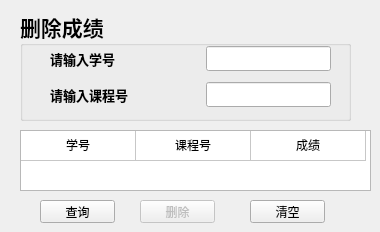
      <widget class="QWidget" name="tab_12">
       <attribute name="title">
        <string>删除</string>
       </attribute>
       <widget class="QGroupBox" name="groupBox_8">
        <property name="geometry">
         <rect>
          <x>20</x>
          <y>10</y>
          <width>331</width>
          <height>111</height>
         </rect>
        </property>
        <property name="font">
         <font>
          <family>华文隶书</family>
          <pointsize>16</pointsize>
          <weight>75</weight>
          <bold>true</bold>
         </font>
        </property>
        <property name="title">
         <string>删除成绩</string>
        </property>
        <widget class="QWidget" name="layoutWidget6">
         <property name="geometry">
          <rect>
           <x>30</x>
           <y>31</y>
           <width>281</width>
           <height>71</height>
          </rect>
         </property>
         <layout class="QVBoxLayout" name="verticalLayout_8">
          <item>
           <layout class="QHBoxLayout" name="horizontalLayout_21">
            <item>
             <widget class="QLabel" name="delGradeSnoLabel">
              <property name="font">
               <font>
                <family>仿宋</family>
                <pointsize>10</pointsize>
               </font>
              </property>
              <property name="text">
               <string>请输入学号</string>
              </property>
             </widget>
            </item>
            <item>
             <spacer name="horizontalSpacer_20">
              <property name="orientation">
               <enum>Qt::Horizontal</enum>
              </property>
              <property name="sizeHint" stdset="0">
               <size>
                <width>50</width>
                <height>20</height>
               </size>
              </property>
             </spacer>
            </item>
            <item>
             <widget class="QLineEdit" name="delGradeSnoInput">
              <property name="font">
               <font>
                <family>宋体</family>
                <pointsize>9</pointsize>
               </font>
              </property>
             </widget>
            </item>
           </layout>
          </item>
          <item>
           <layout class="QHBoxLayout" name="horizontalLayout_22">
            <item>
             <widget class="QLabel" name="delGradeCnoLabel">
              <property name="font">
               <font>
                <family>仿宋</family>
                <pointsize>10</pointsize>
               </font>
              </property>
              <property name="text">
               <string>请输入课程号</string>
              </property>
             </widget>
            </item>
            <item>
             <spacer name="horizontalSpacer_21">
              <property name="orientation">
               <enum>Qt::Horizontal</enum>
              </property>
              <property name="sizeHint" stdset="0">
               <size>
                <width>40</width>
                <height>20</height>
               </size>
              </property>
             </spacer>
            </item>
            <item>
             <widget class="QLineEdit" name="delGradeCnoInput">
              <property name="font">
               <font>
                <family>宋体</family>
                <pointsize>9</pointsize>
               </font>
              </property>
             </widget>
            </item>
           </layout>
          </item>
         </layout>
        </widget>
       </widget>
       <widget class="QPushButton" name="delGradeFindBtn">
        <property name="geometry">
         <rect>
          <x>40</x>
          <y>200</y>
          <width>75</width>
          <height>23</height>
         </rect>
        </property>
        <property name="font">
         <font>
          <family>宋体</family>
          <pointsize>9</pointsize>
         </font>
        </property>
        <property name="text">
         <string>查询</string>
        </property>
       </widget>
       <widget class="QPushButton" name="delGradeBtn">
        <property name="enabled">
         <bool>false</bool>
        </property>
        <property name="geometry">
         <rect>
          <x>140</x>
          <y>200</y>
          <width>75</width>
          <height>23</height>
         </rect>
        </property>
        <property name="font">
         <font>
          <family>宋体</family>
          <pointsize>9</pointsize>
         </font>
        </property>
        <property name="text">
         <string>删除</string>
        </property>
       </widget>
       <widget class="QPushButton" name="resetDelGradeBtn">
        <property name="geometry">
         <rect>
          <x>250</x>
          <y>200</y>
          <width>75</width>
          <height>23</height>
         </rect>
        </property>
        <property name="font">
         <font>
          <family>宋体</family>
          <pointsize>9</pointsize>
         </font>
        </property>
        <property name="text">
         <string>清空</string>
        </property>
       </widget>
       <widget class="QTableWidget" name="delGradeDisplayTable">
        <property name="geometry">
         <rect>
          <x>20</x>
          <y>130</y>
          <width>351</width>
          <height>61</height>
         </rect>
        </property>
        <property name="font">
         <font>
          <family>宋体</family>
          <pointsize>9</pointsize>
         </font>
        </property>
        <property name="rowCount">
         <number>1</number>
        </property>
        <property name="columnCount">
         <number>3</number>
        </property>
        <attribute name="horizontalHeaderVisible">
         <bool>false</bool>
        </attribute>
        <attribute name="horizontalHeaderDefaultSectionSize">
         <number>115</number>
        </attribute>
        <attribute name="verticalHeaderVisible">
         <bool>false</bool>
        </attribute>
        <row/>
        <column/>
        <column/>
        <column/>
        <item row="0" column="0">
         <property name="text">
          <string>学号</string>
         </property>
         <property name="textAlignment">
          <set>AlignCenter</set>
         </property>
        </item>
        <item row="0" column="1">
         <property name="text">
          <string>课程号</string>
         </property>
         <property name="textAlignment">
          <set>AlignCenter</set>
         </property>
        </item>
        <item row="0" column="2">
         <property name="text">
          <string>成绩</string>
         </property>
         <property name="textAlignment">
          <set>AlignCenter</set>
         </property>
        </item>
       </widget>
      </widget>
